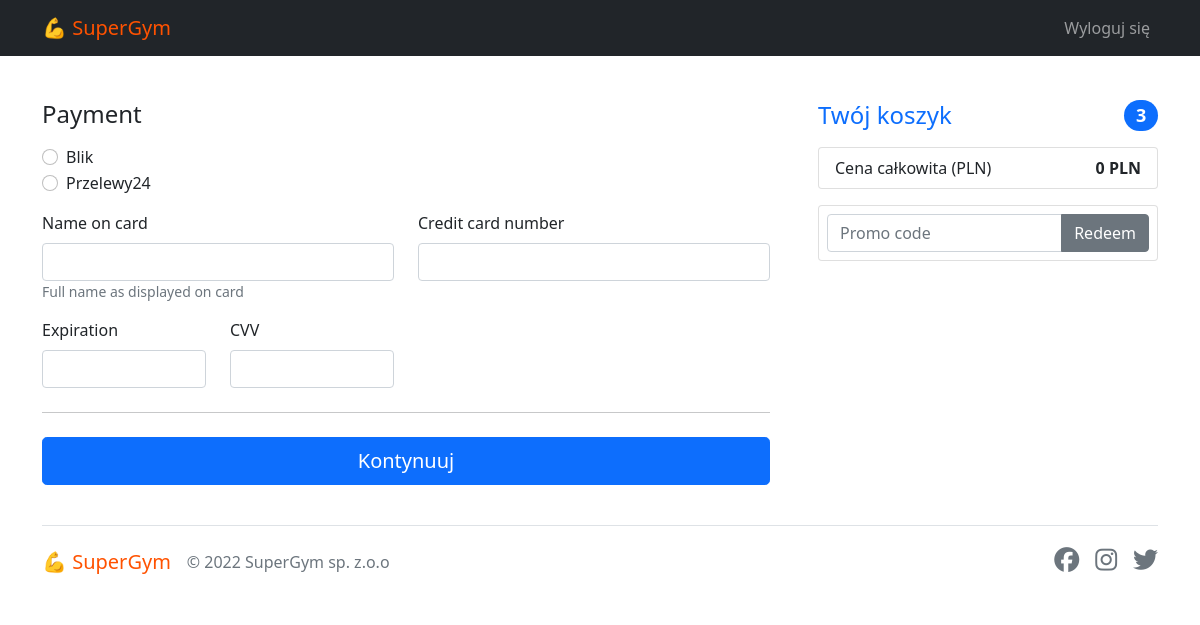
The app's page /client/panel/payments/checkout (signed in), older data.
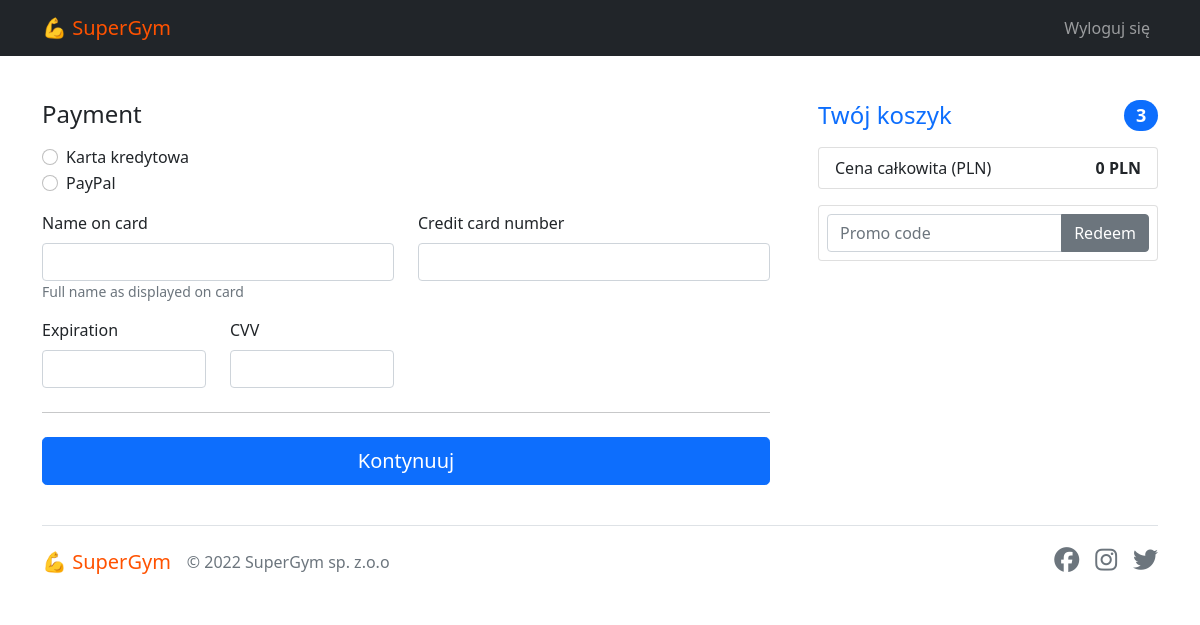
The same page, newer data.
### core/models.py (models this page shows, shortened)
class PaymentMethods(models.Model):
    name = models.CharField(max_length=50)

### core/views.py (the view)
# urls.py: path('client/panel/payments/checkout', views.checkout_view, name='checkout'),
@login_required
def checkout_view(request):
    services = UserService.objects.filter(client=request.user, active=False)
    payments = PaymentMethods.objects.all()
    total = 0
    for s in services:
        total += s.service.price
    context = {
        'services': services,
        'total': total,
        'payments': payments
    }
    return render(request, 'core/checkout.html', context)

### core/templates/core/checkout.html (shortened to what this page needs)
{% extends 'base.html' %}
{% load static %}
{% block content %}
<div class="row g-5">
    <div class="col-md-5 col-lg-4 order-md-last">
        <h4 class="d-flex justify-content-between align-items-center mb-3">
            <span class="text-primary">Twój koszyk</span>
            <span class="badge bg-primary rounded-pill">3</span>
        </h4>
        <ul class="list-group mb-3">
            <li class="list-group-item d-flex justify-content-between">
                <span>Cena całkowita (PLN)</span>
                <strong>{{ total }} PLN</strong>
            </li>
        </ul>
        <form class="card p-2">
            <div class="input-group">
                <input type="text" class="form-control" placeholder="Promo code">
                <button type="submit" class="btn btn-secondary">Redeem</button>
            </div>
        </form>
    </div>
    <div class="col-md-7 col-lg-8">
        <form action="{% url 'core:checkout_pay' %}">
            <h4 class="mb-3">Payment</h4>
            <div class="my-3">
                {% for payment in payments %}
                <div class="form-check">
                    <input id="credit" name="paymentMethod" type="radio" class="form-check-input">
                    <label class="form-check-label" for="credit">{{ payment.name }}</label>
                </div>
                {% endfor %}
            </div>
            <div class="row gy-3">
                <div class="col-md-6">
                    <label for="cc-name" class="form-label">Name on card</label>
                    <input required required type="text" class="form-control" id="cc-name" placeholder="" required="">
                    <small class="text-muted">Full name as displayed on card</small>
                </div>
                <div class="col-md-6">
                    <label for="cc-number" class="form-label">Credit card number</label>
                    <input required type="text" class="form-control" id="cc-number" placeholder="" required="">
                </div>
                <div class="col-md-3">
                    <label for="cc-expiration" class="form-label">Expiration</label>
                    <input required type="text" class="form-control" id="cc-expiration" placeholder="" required="">
                </div>
                <div class="col-md-3">
                    <label for="cc-cvv" class="form-label">CVV</label>
                    <input required type="text" class="form-control" id="cc-cvv" placeholder="" required="">
                </div>
            </div>
            <hr class="my-4">
            <button class="w-100 btn btn-primary btn-lg" type="submit">Kontynuuj</button>
        </form>
    </div>
</div>
{% endblock content %}

Row changes from the older to the newer data that the page shows:
removed PaymentMethods: name "Blik"
removed PaymentMethods: name "Przelewy24"
added PaymentMethods: name "Karta kredytowa"
added PaymentMethods: name "PayPal"
